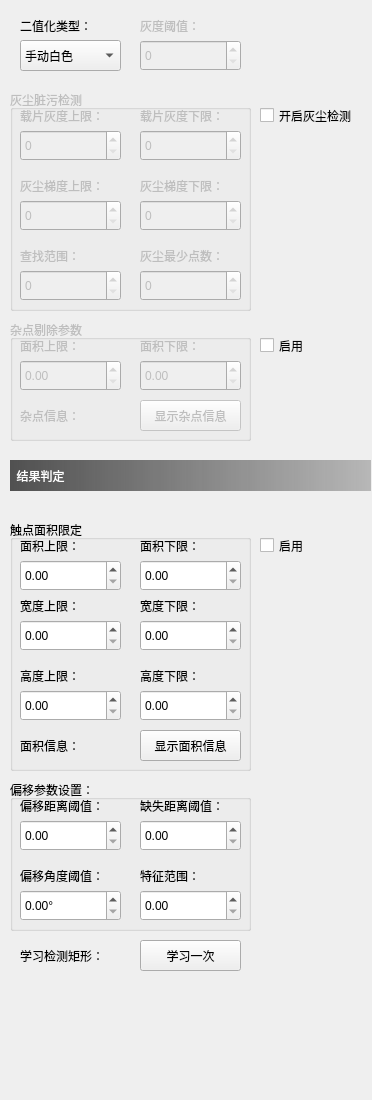
         <widget class="QWidget" name="scrollAreaWidgetContents_3">
          <property name="geometry">
           <rect>
            <x>0</x>
            <y>0</y>
            <width>372</width>
            <height>1100</height>
           </rect>
          </property>
          <property name="minimumSize">
           <size>
            <width>0</width>
            <height>1100</height>
           </size>
          </property>
          <widget class="QLabel" name="label_titleJudged_2">
           <property name="geometry">
            <rect>
             <x>10</x>
             <y>460</y>
             <width>361</width>
             <height>31</height>
            </rect>
           </property>
           <property name="styleSheet">
            <string notr="true">background-color: qlineargradient(spread:pad, x1:0, y1:0, x2:1, y2:0, stop:0 rgba(80, 80, 80, 255), stop:1 rgba(120, 120, 120, 120));
color: rgb(255, 255, 255);</string>
           </property>
           <property name="text">
            <string>  结果判定</string>
           </property>
           <property name="alignment">
            <set>Qt::AlignLeading|Qt::AlignLeft|Qt::AlignVCenter</set>
           </property>
          </widget>
          <widget class="QComboBox" name="comboBox_binaryDetection">
           <property name="geometry">
            <rect>
             <x>20</x>
             <y>40</y>
             <width>101</width>
             <height>31</height>
            </rect>
           </property>
           <item>
            <property name="text">
             <string>手动白色</string>
            </property>
           </item>
           <item>
            <property name="text">
             <string>手动黑色</string>
            </property>
           </item>
           <item>
            <property name="text">
             <string>自动白色</string>
            </property>
           </item>
           <item>
            <property name="text">
             <string>自动黑色</string>
            </property>
           </item>
          </widget>
          <widget class="QLabel" name="label_binaryDetection">
           <property name="geometry">
            <rect>
             <x>20</x>
             <y>10</y>
             <width>111</width>
             <height>31</height>
            </rect>
           </property>
           <property name="text">
            <string>二值化类型：</string>
           </property>
          </widget>
          <widget class="QLabel" name="label_grayLevel">
           <property name="enabled">
            <bool>false</bool>
           </property>
           <property name="geometry">
            <rect>
             <x>140</x>
             <y>10</y>
             <width>111</width>
             <height>31</height>
            </rect>
           </property>
           <property name="text">
            <string>灰度阈值：</string>
           </property>
          </widget>
          <widget class="QSpinBox" name="spinBox_grayLevel">
           <property name="enabled">
            <bool>false</bool>
           </property>
           <property name="geometry">
            <rect>
             <x>140</x>
             <y>40</y>
             <width>101</width>
             <height>31</height>
            </rect>
           </property>
           <property name="maximum">
            <number>255</number>
           </property>
          </widget>
          <widget class="QLabel" name="label_study">
           <property name="geometry">
            <rect>
             <x>20</x>
             <y>940</y>
             <width>111</width>
             <height>31</height>
            </rect>
           </property>
           <property name="text">
            <string>学习检测矩形：</string>
           </property>
          </widget>
          <widget class="QPushButton" name="pushButton_study">
           <property name="geometry">
            <rect>
             <x>140</x>
             <y>940</y>
             <width>101</width>
             <height>31</height>
            </rect>
           </property>
           <property name="text">
            <string>学习一次</string>
           </property>
          </widget>
          <widget class="QGroupBox" name="groupBox_dust">
           <property name="enabled">
            <bool>false</bool>
           </property>
           <property name="geometry">
            <rect>
             <x>10</x>
             <y>90</y>
             <width>241</width>
             <height>221</height>
            </rect>
           </property>
           <property name="minimumSize">
            <size>
             <width>0</width>
             <height>0</height>
            </size>
           </property>
           <property name="maximumSize">
            <size>
             <width>271</width>
             <height>16777215</height>
            </size>
           </property>
           <property name="title">
            <string>灰尘脏污检测</string>
           </property>
           <widget class="QSpinBox" name="spinBox_grayLevelMax">
            <property name="geometry">
             <rect>
              <x>10</x>
              <y>40</y>
              <width>101</width>
              <height>31</height>
             </rect>
            </property>
            <property name="maximum">
             <number>255</number>
            </property>
           </widget>
           <widget class="QSpinBox" name="spinBox_grayLevelMin">
            <property name="geometry">
             <rect>
              <x>130</x>
              <y>40</y>
              <width>101</width>
              <height>31</height>
             </rect>
            </property>
            <property name="maximum">
             <number>255</number>
            </property>
           </widget>
           <widget class="QLabel" name="label_grayLevelMax">
            <property name="geometry">
             <rect>
              <x>10</x>
              <y>10</y>
              <width>111</width>
              <height>31</height>
             </rect>
            </property>
            <property name="text">
             <string>载片灰度上限：</string>
            </property>
           </widget>
           <widget class="QLabel" name="label_grayLevelMin">
            <property name="geometry">
             <rect>
              <x>130</x>
              <y>10</y>
              <width>111</width>
              <height>31</height>
             </rect>
            </property>
            <property name="text">
             <string>载片灰度下限：</string>
            </property>
           </widget>
           <widget class="QLabel" name="label_dustMin">
            <property name="geometry">
             <rect>
              <x>130</x>
              <y>80</y>
              <width>111</width>
              <height>31</height>
             </rect>
            </property>
            <property name="text">
             <string>灰尘梯度下限：</string>
            </property>
           </widget>
           <widget class="QLabel" name="label_dustMax">
            <property name="geometry">
             <rect>
              <x>10</x>
              <y>80</y>
              <width>111</width>
              <height>31</height>
             </rect>
            </property>
            <property name="text">
             <string>灰尘梯度上限：</string>
            </property>
           </widget>
           <widget class="QSpinBox" name="spinBox_dustMin">
            <property name="geometry">
             <rect>
              <x>130</x>
              <y>110</y>
              <width>101</width>
              <height>31</height>
             </rect>
            </property>
            <property name="maximum">
             <number>1000</number>
            </property>
           </widget>
           <widget class="QSpinBox" name="spinBox_dustMax">
            <property name="geometry">
             <rect>
              <x>10</x>
              <y>110</y>
              <width>101</width>
              <height>31</height>
             </rect>
            </property>
            <property name="maximum">
             <number>1000</number>
            </property>
           </widget>
           <widget class="QSpinBox" name="spinBox_MinimumPointsNumber">
            <property name="geometry">
             <rect>
              <x>130</x>
              <y>180</y>
              <width>101</width>
              <height>31</height>
             </rect>
            </property>
            <property name="maximum">
             <number>10000</number>
            </property>
           </widget>
           <widget class="QLabel" name="label_MinimumPointsNumber">
            <property name="geometry">
             <rect>
              <x>130</x>
              <y>150</y>
              <width>111</width>
              <height>31</height>
             </rect>
            </property>
            <property name="text">
             <string>灰尘最少点数：</string>
            </property>
           </widget>
           <widget class="QSpinBox" name="spinBox_seekScope">
            <property name="geometry">
             <rect>
              <x>10</x>
              <y>180</y>
              <width>101</width>
              <height>31</height>
             </rect>
            </property>
            <property name="maximum">
             <number>10000</number>
            </property>
           </widget>
           <widget class="QLabel" name="label_seekScope">
            <property name="geometry">
             <rect>
              <x>10</x>
              <y>150</y>
              <width>111</width>
              <height>31</height>
             </rect>
            </property>
            <property name="text">
             <string>查找范围：</string>
            </property>
           </widget>
          </widget>
          <widget class="QGroupBox" name="groupBox_miscellaneous">
           <property name="enabled">
            <bool>false</bool>
           </property>
           <property name="geometry">
            <rect>
             <x>10</x>
             <y>320</y>
             <width>241</width>
             <height>121</height>
            </rect>
           </property>
           <property name="minimumSize">
            <size>
             <width>0</width>
             <height>0</height>
            </size>
           </property>
           <property name="title">
            <string>杂点剔除参数</string>
           </property>
           <property name="checkable">
            <bool>false</bool>
           </property>
           <widget class="QDoubleSpinBox" name="doubleSpinBox_areaMax">
            <property name="geometry">
             <rect>
              <x>10</x>
              <y>40</y>
              <width>101</width>
              <height>31</height>
             </rect>
            </property>
            <property name="maximum">
             <double>50000000.000000000000000</double>
            </property>
           </widget>
           <widget class="QDoubleSpinBox" name="doubleSpinBox_areaMin">
            <property name="geometry">
             <rect>
              <x>130</x>
              <y>40</y>
              <width>101</width>
              <height>31</height>
             </rect>
            </property>
            <property name="maximum">
             <double>50000000.000000000000000</double>
            </property>
           </widget>
           <widget class="QLabel" name="label_23">
            <property name="geometry">
             <rect>
              <x>10</x>
              <y>10</y>
              <width>111</width>
              <height>31</height>
             </rect>
            </property>
            <property name="text">
             <string>面积上限：</string>
            </property>
           </widget>
           <widget class="QLabel" name="label_24">
            <property name="geometry">
             <rect>
              <x>130</x>
              <y>10</y>
              <width>111</width>
              <height>31</height>
             </rect>
            </property>
            <property name="text">
             <string>面积下限：</string>
            </property>
           </widget>
           <widget class="QPushButton" name="pushButton_miscellaneousInformation">
            <property name="geometry">
             <rect>
              <x>130</x>
              <y>80</y>
              <width>101</width>
              <height>31</height>
             </rect>
            </property>
            <property name="text">
             <string>显示杂点信息</string>
            </property>
           </widget>
           <widget class="QLabel" name="label_miscellaneousInformation">
            <property name="geometry">
             <rect>
              <x>10</x>
              <y>80</y>
              <width>111</width>
              <height>31</height>
             </rect>
            </property>
            <property name="text">
             <string>杂点信息：</string>
            </property>
           </widget>
          </widget>
          <widget class="QCheckBox" name="checkBox_miscellaneous">
           <property name="geometry">
            <rect>
             <x>260</x>
             <y>330</y>
             <width>101</width>
             <height>31</height>
            </rect>
           </property>
           <property name="text">
            <string>启用</string>
           </property>
          </widget>
          <widget class="QCheckBox" name="checkBox_dust">
           <property name="geometry">
            <rect>
             <x>260</x>
             <y>100</y>
             <width>101</width>
             <height>31</height>
            </rect>
           </property>
           <property name="minimumSize">
            <size>
             <width>49</width>
             <height>16</height>
            </size>
           </property>
           <property name="text">
            <string>开启灰尘检测</string>
           </property>
          </widget>
          <widget class="QCheckBox" name="checkBox_contactArea">
           <property name="geometry">
            <rect>
             <x>260</x>
             <y>530</y>
             <width>101</width>
             <height>31</height>
            </rect>
           </property>
           <property name="text">
            <string>启用</string>
           </property>
          </widget>
          <widget class="QGroupBox" name="groupBox_migrationParameters">
           <property name="geometry">
            <rect>
             <x>10</x>
             <y>780</y>
             <width>241</width>
             <height>151</height>
            </rect>
           </property>
           <property name="minimumSize">
            <size>
             <width>0</width>
             <height>0</height>
            </size>
           </property>
           <property name="maximumSize">
            <size>
             <width>271</width>
             <height>16777215</height>
            </size>
           </property>
           <property name="title">
            <string>偏移参数设置：</string>
           </property>
           <widget class="QDoubleSpinBox" name="doubleSpinBox_offsetDistance">
            <property name="geometry">
             <rect>
              <x>10</x>
              <y>40</y>
              <width>101</width>
              <height>31</height>
             </rect>
            </property>
            <property name="maximum">
             <double>5000.000000000000000</double>
            </property>
           </widget>
           <widget class="QDoubleSpinBox" name="doubleSpinBox_missingDistance">
            <property name="geometry">
             <rect>
              <x>130</x>
              <y>40</y>
              <width>101</width>
              <height>31</height>
             </rect>
            </property>
            <property name="maximum">
             <double>5000.000000000000000</double>
            </property>
           </widget>
           <widget class="QLabel" name="label_offsetDistance">
            <property name="geometry">
             <rect>
              <x>10</x>
              <y>10</y>
              <width>111</width>
              <height>31</height>
             </rect>
            </property>
            <property name="text">
             <string>偏移距离阈值：</string>
            </property>
           </widget>
           <widget class="QLabel" name="label_missingDistance">
            <property name="geometry">
             <rect>
              <x>130</x>
              <y>10</y>
              <width>111</width>
              <height>31</height>
             </rect>
            </property>
            <property name="text">
             <string>缺失距离阈值：</string>
            </property>
           </widget>
           <widget class="QLabel" name="label_characteristic">
            <property name="geometry">
             <rect>
              <x>130</x>
              <y>80</y>
              <width>111</width>
              <height>31</height>
             </rect>
            </property>
            <property name="text">
             <string>特征范围：</string>
            </property>
           </widget>
           <widget class="QDoubleSpinBox" name="doubleSpinBox_characteristic">
            <property name="geometry">
             <rect>
              <x>130</x>
              <y>110</y>
              <width>101</width>
              <height>31</height>
             </rect>
            </property>
            <property name="maximum">
             <double>0.500000000000000</double>
            </property>
            <property name="singleStep">
             <double>0.010000000000000</double>
            </property>
           </widget>
           <widget class="QLabel" name="label_offsetAngle">
            <property name="geometry">
             <rect>
              <x>10</x>
              <y>80</y>
              <width>111</width>
              <height>31</height>
             </rect>
            </property>
            <property name="text">
             <string>偏移角度阈值：</string>
            </property>
           </widget>
           <widget class="QDoubleSpinBox" name="doubleSpinBox_offsetAngle">
            <property name="geometry">
             <rect>
              <x>10</x>
              <y>110</y>
              <width>101</width>
              <height>31</height>
             </rect>
            </property>
            <property name="suffix">
             <string>°</string>
            </property>
            <property name="maximum">
             <double>360.000000000000000</double>
            </property>
           </widget>
          </widget>
          <widget class="QGroupBox" name="groupBox_contactArea">
           <property name="geometry">
            <rect>
             <x>10</x>
             <y>520</y>
             <width>241</width>
             <height>251</height>
            </rect>
           </property>
           <property name="minimumSize">
            <size>
             <width>0</width>
             <height>0</height>
            </size>
           </property>
           <property name="title">
            <string>触点面积限定</string>
           </property>
           <widget class="QDoubleSpinBox" name="doubleSpinBox_contactAreaMax">
            <property name="geometry">
             <rect>
              <x>10</x>
              <y>40</y>
              <width>101</width>
              <height>31</height>
             </rect>
            </property>
            <property name="maximum">
             <double>50000000.000000000000000</double>
            </property>
           </widget>
           <widget class="QDoubleSpinBox" name="doubleSpinBox_contactAreaMin">
            <property name="geometry">
             <rect>
              <x>130</x>
              <y>40</y>
              <width>101</width>
              <height>31</height>
             </rect>
            </property>
            <property name="maximum">
             <double>50000000.000000000000000</double>
            </property>
           </widget>
           <widget class="QLabel" name="label_19">
            <property name="geometry">
             <rect>
              <x>10</x>
              <y>10</y>
              <width>111</width>
              <height>31</height>
             </rect>
            </property>
            <property name="text">
             <string>面积上限：</string>
            </property>
           </widget>
           <widget class="QLabel" name="label_20">
            <property name="geometry">
             <rect>
              <x>130</x>
              <y>10</y>
              <width>111</width>
              <height>31</height>
             </rect>
            </property>
            <property name="text">
             <string>面积下限：</string>
            </property>
           </widget>
           <widget class="QLabel" name="label_12">
            <property name="geometry">
             <rect>
              <x>130</x>
              <y>70</y>
              <width>111</width>
              <height>31</height>
             </rect>
            </property>
            <property name="text">
             <string>宽度下限：</string>
            </property>
           </widget>
           <widget class="QDoubleSpinBox" name="doubleSpinBox_widthMin">
            <property name="geometry">
             <rect>
              <x>130</x>
              <y>100</y>
              <width>101</width>
              <height>31</height>
             </rect>
            </property>
            <property name="maximum">
             <double>5000.000000000000000</double>
            </property>
           </widget>
           <widget class="QDoubleSpinBox" name="doubleSpinBox_widthMax">
            <property name="geometry">
             <rect>
              <x>10</x>
              <y>100</y>
              <width>101</width>
              <height>31</height>
             </rect>
            </property>
            <property name="maximum">
             <double>5000.000000000000000</double>
            </property>
           </widget>
           <widget class="QLabel" name="label_11">
            <property name="geometry">
             <rect>
              <x>10</x>
              <y>70</y>
              <width>111</width>
              <height>31</height>
             </rect>
            </property>
            <property name="text">
             <string>宽度上限：</string>
            </property>
           </widget>
           <widget class="QDoubleSpinBox" name="doubleSpinBox_hightMin">
            <property name="geometry">
             <rect>
              <x>130</x>
              <y>170</y>
              <width>101</width>
              <height>31</height>
             </rect>
            </property>
            <property name="maximum">
             <double>5000.000000000000000</double>
            </property>
           </widget>
           <widget class="QLabel" name="label_16">
            <property name="geometry">
             <rect>
              <x>130</x>
              <y>140</y>
              <width>111</width>
              <height>31</height>
             </rect>
            </property>
            <property name="text">
             <string>高度下限：</string>
            </property>
           </widget>
           <widget class="QDoubleSpinBox" name="doubleSpinBox_hightMax">
            <property name="geometry">
             <rect>
              <x>10</x>
              <y>170</y>
              <width>101</width>
              <height>31</height>
             </rect>
            </property>
            <property name="maximum">
             <double>5000.000000000000000</double>
            </property>
           </widget>
           <widget class="QLabel" name="label_15">
            <property name="geometry">
             <rect>
              <x>10</x>
              <y>140</y>
              <width>111</width>
              <height>31</height>
             </rect>
            </property>
            <property name="text">
             <string>高度上限：</string>
            </property>
           </widget>
           <widget class="QPushButton" name="pushButton_areaInformation">
            <property name="geometry">
             <rect>
              <x>130</x>
              <y>210</y>
              <width>101</width>
              <height>31</height>
             </rect>
            </property>
            <property name="text">
             <string>显示面积信息</string>
            </property>
           </widget>
           <widget class="QLabel" name="label_areaInformation">
            <property name="geometry">
             <rect>
              <x>10</x>
              <y>210</y>
              <width>111</width>
              <height>31</height>
             </rect>
            </property>
            <property name="text">
             <string>面积信息：</string>
            </property>
           </widget>
          </widget>
         </widget>
